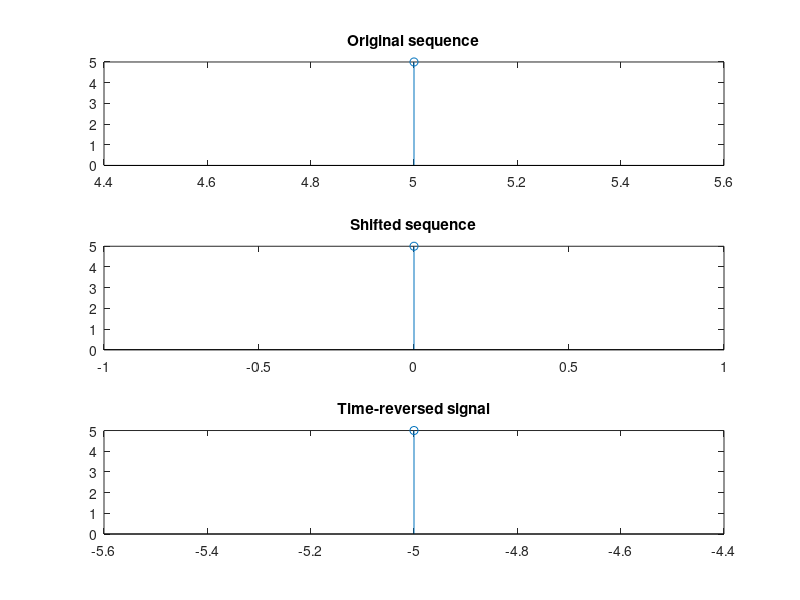

Write the MATLAB code that produced this figure.
clc; clear; close all;

x = input('enter a sequence');
o = input('Enter a start point');
t = o:length(x) +o -1;

sh = input('Enter shift value');

no = o - sh;
nt = no:length(x) + no -1;
rt = -t;
subplot(3,1,1), stem(t,x);
title('Original sequence');

subplot(3,1,2), stem(nt,x);
title('Shifted sequence');

subplot(3,1,3), stem(rt,x);
title('Time-reversed signal');
